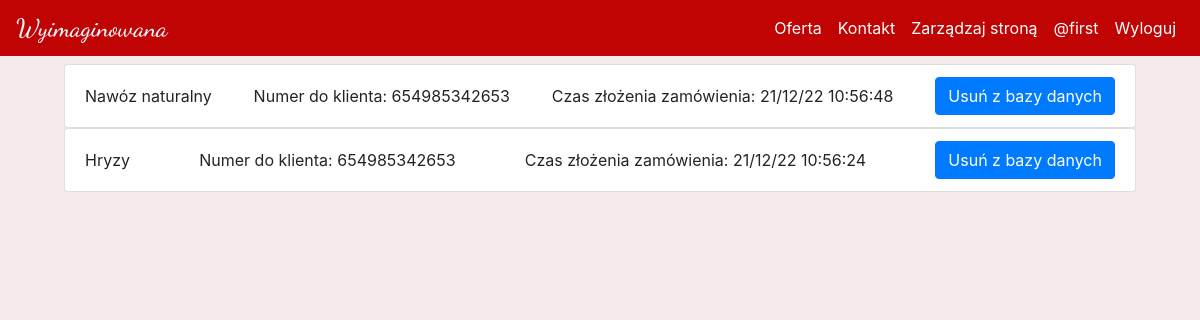
The app's page /zarządzaj/zamówienia/zrealizowane (signed in) with its own data.
### kwiaciarnia/models.py (models this page shows, shortened)
class User(db.Model, UserMixin):
    id = db.Column(db.Integer(), primary_key=True)
    username = db.Column(db.String(length=64), nullable= False, unique=True)
    email = db.Column(db.String(), nullable= False, unique=True)
    password_hash = db.Column(db.String(length=16), nullable= False)
    is_admin = db.Column(db.Boolean(), default=False)
    @property
    def password(self):
        return self.password

class Orders(db.Model):
    id = db.Column(db.Integer(), primary_key=True)
    product = db.Column(db.Integer(), db.ForeignKey('products.id'))
    phone_number = db.Column(db.String())
    buyer = db.Column(db.Integer(), db.ForeignKey('user.id'))
    status = db.Column(db.Boolean, default=False)
    time = db.Column(db.String)
    @property
    def oreder_name(self):
        return Products.query.filter_by(id=self.product).first()

class Products(db.Model):
    id = db.Column(db.Integer(), primary_key=True)
    category = db.Column(db.Integer(), db.ForeignKey('product_category.id'))
    name = db.Column(db.String(), unique=True)
    description = db.Column(db.String())
    price = db.Column(db.Integer())

### kwiaciarnia/routes.py (the view)
@app.route('/zarządzaj/zamówienia/zrealizowane', methods=["GET", "POST"])
@login_required
def manage_orders_done():
    check_user_admin_status =  User.query.filter_by(id=current_user.id).first()
    if check_user_admin_status.is_admin is True:
        orders_list_done = Orders.query.filter_by(status=True).order_by(Orders.id.desc()).all()
        if request.method == "POST":
            order = request.form["delete"]
            order_product = Orders.query.filter_by(product=order).first()
            db.session.delete(order_product)
            db.session.commit()
            return redirect(url_for('manage_orders_done'))
        return render_template('manage/manage_orders_realised.html', orders_list_done=orders_list_done)
    else:
        flash('Nie masz uprawnień do wyświetlania tej zawartości', category='danger')
        return redirect(url_for("home"))

### kwiaciarnia/models.py (called while the page is built)
@login_manager.user_loader
def load_user(user_id):
    return User.query.get(int(user_id))

### kwiaciarnia/templates/manage/manage_orders_realised.html (shortened to what this page needs)
{% extends 'base.html' %}
{% block content %}
<div>
    {% for order in orders_list_done %}
            <ul class="list-group">
                <li class="list-group-item d-flex justify-content-between align-items-center">
                    <div>
                        {{ order.oreder_name.name }}
                    </div>
                    <div>
                        <span>Numer do klienta: {{ order.phone_number }}</span>
                    </div>
                    <div>
                        <span>Czas złożenia zamówienia: {{ order.time }}</span>
                    </div>
                    <div>
                        <button type="button" class="btn btn-primary" data-toggle="modal" data-target="#exampleModal">
                            Usuń z bazy danych
                        </button>
                    </div>
                </li>
            </ul>
    {% endfor %}
</div>
{% endblock %}

### kwiaciarnia/templates/includes/navbar.html (shortened to what this page needs)
<nav class="navbar navbar-expand-md nav_bar navbar-dark ">
    <a class="navbar-brand" href="{{ url_for('home') }}">{% include 'includes/logo.html' %}</a>
    <div class="collapse navbar-collapse" id="navbarNav">
      <ul class="navbar-nav ml-auto">
        <li class="nav-item active">
            <a class="nav-link" href="{{ url_for('products_categories') }}">Oferta</a>
        </li>
        <li class="nav-item active">
            <a class="nav-link" href="{{ url_for('contact') }}">Kontakt</a>
        </li>
        {% if current_user.is_admin %}
            <li class="nav-item active">
                <a class="nav-link" href="{{ url_for('manage') }}">Zarządzaj stroną</a>
            </li>
        {% endif %}
        {% if current_user.is_authenticated  %}
            <li class="nav-item active">
                <a class="nav-link" href="{{ url_for('user_page', name=current_user.username) }}">@{{current_user.username}}</a>
            </li>
            <li class="nav-item active">
                <a class="nav-link" href="{{ url_for('logout') }}">Wyloguj</a>
            </li>
        {% else %}
            <li class="nav-item active">
                <a class="nav-link" href="{{ url_for('login') }}">Zaloguj</a>
            </li>
        {% endif %}
      </ul>
    </div>
</nav>

### kwiaciarnia/static/styles/main.css (style rules this page uses)
.nav_bar { background-color: #C00404; color: black; position: fixed; top: 0; width: 100%; z-index: 1; }
body { background-color: #f5ebeb; }

### records on screen
User: username "first"
Orders: oreder_name.name "Nawóz naturalny", phone_number "654985342653", time "21/12/22 10:56:48"
Orders: oreder_name.name "Hryzy", phone_number "654985342653", time "21/12/22 10:56:24"
